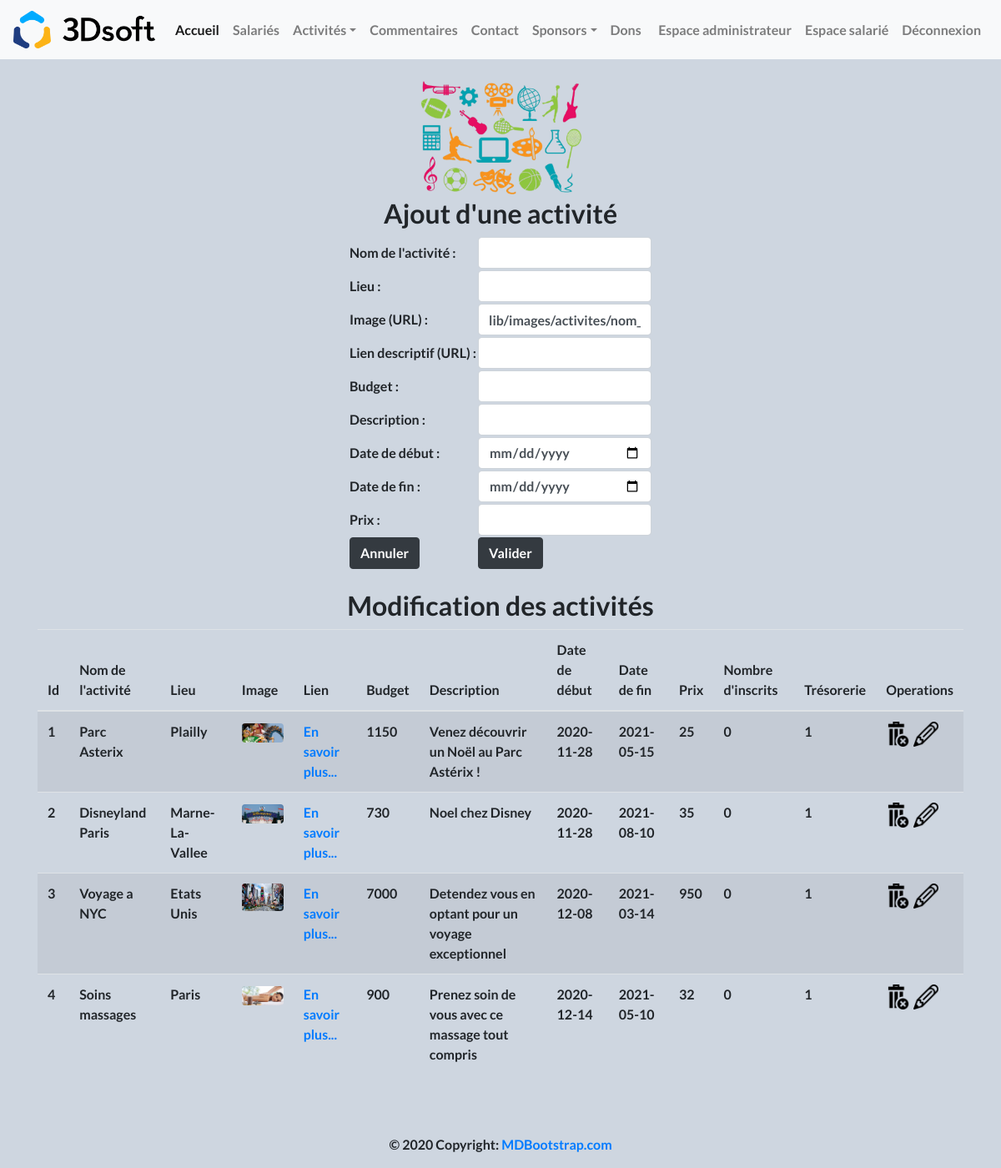
Screenshot of /index.php?page=42 (signed in) with the database file from the repository.
### tables this page shows
CREATE TABLE activite(
        id_activite   Int  Auto_increment  NOT NULL ,
        nom           Varchar (50),
        lieu          Varchar (50),
		image_url	  Varchar (200),
		lien	  	  Varchar (200),
        budget        Float,
        description   Varchar (400),
        date_debut    Date,
        date_fin      Date,
        prix          Float,
		nb_personnes  Int(5),
        id_tresorerie Int NOT NULL,
		PRIMARY KEY (id_activite),
		FOREIGN KEY (id_tresorerie) REFERENCES tresorerie(id_tresorerie)
);

### modele/modele.class.php (called while the page is built, shortened)
<?php
	class Modele {
		private $unPdo , $uneTable;
		public function   __construct ($serveur, $bdd, $user, $mdp)
		{
			$this->unPdo =null;
			try {
				$this->unPdo = new PDO ("mysql:host=".$serveur.";dbname=".$bdd, $user, $mdp);
			}
			catch (PDOException $exp){
				echo "Erreur de connexion au serveur : ".$serveur."/".$bdd ;
			}
			$this->unPdo->setAttribute( PDO::ATTR_ERRMODE, PDO::ERRMODE_WARNING );
		}
		public function setTable ($uneTable)
		{
			$this->uneTable = $uneTable;
		}
		public function selectAll ($tab) {
			if ($this->unPdo != null){
				$chaine = implode(", ", $tab);
				$requete = "select ".$chaine." from " .$this->uneTable. " ; ";
				$select = $this->unPdo->prepare ($requete);
				$select->execute ();
				return $select->fetchAll();
			} else {
				return null;
			}
		}
	}
?>

### controleur/controleur.class.php (called while the page is built, shortened)
<?php
	require_once ("modele/modele.class.php");
	class Controleur {
		private $unModele ;
		public function   __construct ($serveur, $bdd, $user, $mdp){
			$this->unModele = new Modele ($serveur, $bdd, $user, $mdp);
		}
		public function setTable ($uneTable)
		{
			$this->unModele->setTable($uneTable);
		}
		public function selectAll ($tab)
		{
			$lesResultats = $this->unModele->selectAll($tab);
			return $lesResultats;
		}
	}
?>

### vue/vue_activite.php (the view, shortened to what this page needs)
<div class='container'>
	<table class="table table-striped">
		<thead>
			<tr >
				<th> Id </th>
				<th> Nom de l'activité</th> <th> Lieu</th>
				<th> Image</th><th> Lien</th>  <th> Budget</th>
				<th> Description </th> <th> Date de début </th> <th> Date de fin </th>
                <th> Prix </th><th> Nombre d'inscrits </th><th> Trésorerie </th>
				<th>Operations</th>
			</tr>
		</thead>
		<tbody>
			<?php
			foreach ($lesActivites as $uneActivite) {
				echo "<tr>
						<td>".$uneActivite['id_activite']." </td>
						<td>".$uneActivite['nom']." </td>
						<td>".$uneActivite['lieu']." </td>
						<td><img src='".$uneActivite['image_url']."' class='rounded' width='50' /> </td>
						<td><a href='".$uneActivite['lien']."'>En savoir plus...</a> </td>
						<td>".$uneActivite['budget']." </td>
						<td>".$uneActivite['description']." </td>
                        <td>".$uneActivite['date_debut']."</td>
                        <td>".$uneActivite['date_fin']."</td>
						<td>".$uneActivite['prix']."</td>
						<td>".$uneActivite['nb_personnes']."</td>
						<td>".$uneActivite['id_tresorerie']."</td>
						<td>
							<a href='index.php?page=42&action=sup&id_activite=".$uneActivite['id_activite']."'>
							<img src ='lib/images/sup.png' height='30' witdh='30'> </a>
							<a href='index.php?page=42&action=edit&id_activite=".$uneActivite['id_activite']."'>
							<img src ='lib/images/edition.png' height='30' witdh='30'> </a>
							</td>
					</tr>";
			}
			?>
		</tbody>
	</table>
</div>

### rows the page displays
activite: id_activite "1", nom "Parc Asterix", lieu "Plailly", image_url (picture), budget "1150", description "Venez découvrir un Noël au Parc Astérix !", date_debut "2020-11-28", date_fin "2021-05-15", prix "25", nb_personnes "0", id_tresorerie "1"
activite: id_activite "2", nom "Disneyland Paris", lieu "Marne-La-Vallee", image_url (picture), budget "730", description "Noel chez Disney", date_debut "2020-11-28", date_fin "2021-08-10", prix "35", nb_personnes "0", id_tresorerie "1"
activite: id_activite "3", nom "Voyage a NYC", lieu "Etats Unis", image_url (picture), budget "7000", description "Detendez vous en optant pour un voyage exceptionnel", date_debut "2020-12-08", date_fin "2021-03-14", prix "950", nb_personnes "0", id_tresorerie "1"
activite: id_activite "4", nom "Soins massages", lieu "Paris", image_url (picture), budget "900", description "Prenez soin de vous avec ce massage tout compris", date_debut "2020-12-14", date_fin "2021-05-10", prix "32", nb_personnes "0", id_tresorerie "1"
